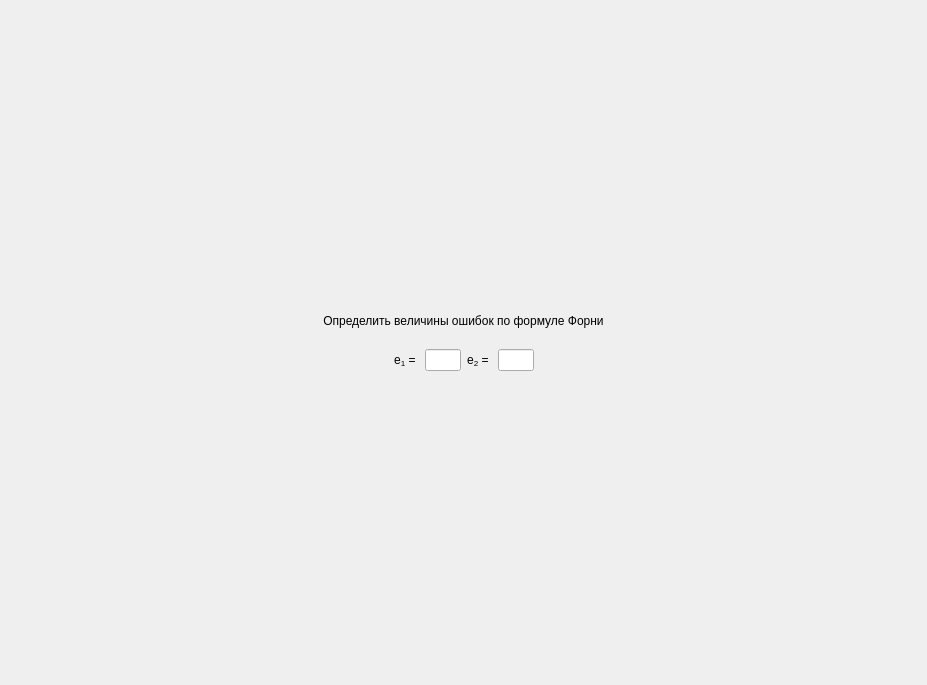
<?xml version="1.0" encoding="UTF-8"?>
<ui version="4.0">
 <class>ScreenTask13</class>
 <widget class="QFrame" name="ScreenTask13">
  <property name="geometry">
   <rect>
    <x>0</x>
    <y>0</y>
    <width>927</width>
    <height>685</height>
   </rect>
  </property>
  <property name="windowTitle">
   <string>Frame</string>
  </property>
  <layout class="QGridLayout" name="gridLayout_2">
   <property name="leftMargin">
    <number>0</number>
   </property>
   <property name="topMargin">
    <number>0</number>
   </property>
   <property name="rightMargin">
    <number>0</number>
   </property>
   <property name="bottomMargin">
    <number>0</number>
   </property>
   <property name="spacing">
    <number>6</number>
   </property>
   <item row="0" column="0">
    <layout class="QVBoxLayout" name="verticalLayout">
     <item>
      <spacer name="verticalSpacer_2">
       <property name="orientation">
        <enum>Qt::Vertical</enum>
       </property>
       <property name="sizeHint" stdset="0">
        <size>
         <width>20</width>
         <height>40</height>
        </size>
       </property>
      </spacer>
     </item>
     <item>
      <widget class="QLabel" name="title_2">
       <property name="styleSheet">
        <string notr="true">font: 75 20pt &quot;MS Shell Dlg 2&quot;;</string>
       </property>
       <property name="text">
        <string>Определить величины ошибок по формуле Форни</string>
       </property>
       <property name="alignment">
        <set>Qt::AlignCenter</set>
       </property>
       <property name="wordWrap">
        <bool>true</bool>
       </property>
      </widget>
     </item>
     <item>
      <spacer name="verticalSpacer_3">
       <property name="orientation">
        <enum>Qt::Vertical</enum>
       </property>
       <property name="sizeType">
        <enum>QSizePolicy::Minimum</enum>
       </property>
       <property name="sizeHint" stdset="0">
        <size>
         <width>0</width>
         <height>15</height>
        </size>
       </property>
      </spacer>
     </item>
     <item>
      <layout class="QHBoxLayout" name="horizontalLayout">
       <item>
        <spacer name="horizontalSpacer">
         <property name="orientation">
          <enum>Qt::Horizontal</enum>
         </property>
         <property name="sizeHint" stdset="0">
          <size>
           <width>40</width>
           <height>20</height>
          </size>
         </property>
        </spacer>
       </item>
       <item>
        <layout class="QGridLayout" name="gridLayout">
         <item row="0" column="3">
          <widget class="QLineEdit" name="input1">
           <property name="sizePolicy">
            <sizepolicy hsizetype="Fixed" vsizetype="Fixed">
             <horstretch>0</horstretch>
             <verstretch>0</verstretch>
            </sizepolicy>
           </property>
           <property name="maximumSize">
            <size>
             <width>36</width>
             <height>30</height>
            </size>
           </property>
           <property name="styleSheet">
            <string notr="true">font: 16pt &quot;MS Shell Dlg 2&quot;;</string>
           </property>
           <property name="maxLength">
            <number>1</number>
           </property>
           <property name="alignment">
            <set>Qt::AlignCenter</set>
           </property>
          </widget>
         </item>
         <item row="0" column="0">
          <widget class="QLabel" name="label1">
           <property name="styleSheet">
            <string notr="true">font: 16pt &quot;MS Shell Dlg 2&quot;;</string>
           </property>
           <property name="text">
            <string>e&lt;sub&gt;1&lt;/sub&gt; = </string>
           </property>
           <property name="alignment">
            <set>Qt::AlignRight|Qt::AlignTrailing|Qt::AlignVCenter</set>
           </property>
          </widget>
         </item>
         <item row="0" column="1">
          <widget class="QLineEdit" name="input0">
           <property name="sizePolicy">
            <sizepolicy hsizetype="Fixed" vsizetype="Fixed">
             <horstretch>0</horstretch>
             <verstretch>0</verstretch>
            </sizepolicy>
           </property>
           <property name="maximumSize">
            <size>
             <width>36</width>
             <height>30</height>
            </size>
           </property>
           <property name="styleSheet">
            <string notr="true">font: 16pt &quot;MS Shell Dlg 2&quot;;</string>
           </property>
           <property name="maxLength">
            <number>1</number>
           </property>
           <property name="alignment">
            <set>Qt::AlignCenter</set>
           </property>
          </widget>
         </item>
         <item row="0" column="2">
          <widget class="QLabel" name="label1_2">
           <property name="styleSheet">
            <string notr="true">font: 16pt &quot;MS Shell Dlg 2&quot;;</string>
           </property>
           <property name="text">
            <string> e&lt;sub&gt;2&lt;/sub&gt; = </string>
           </property>
           <property name="alignment">
            <set>Qt::AlignRight|Qt::AlignTrailing|Qt::AlignVCenter</set>
           </property>
          </widget>
         </item>
        </layout>
       </item>
       <item>
        <spacer name="horizontalSpacer_2">
         <property name="orientation">
          <enum>Qt::Horizontal</enum>
         </property>
         <property name="sizeHint" stdset="0">
          <size>
           <width>40</width>
           <height>20</height>
          </size>
         </property>
        </spacer>
       </item>
      </layout>
     </item>
     <item>
      <spacer name="verticalSpacer">
       <property name="orientation">
        <enum>Qt::Vertical</enum>
       </property>
       <property name="sizeHint" stdset="0">
        <size>
         <width>20</width>
         <height>40</height>
        </size>
       </property>
      </spacer>
     </item>
    </layout>
   </item>
  </layout>
 </widget>
 <tabstops>
  <tabstop>input0</tabstop>
  <tabstop>input1</tabstop>
 </tabstops>
 <resources/>
 <connections/>
</ui>
